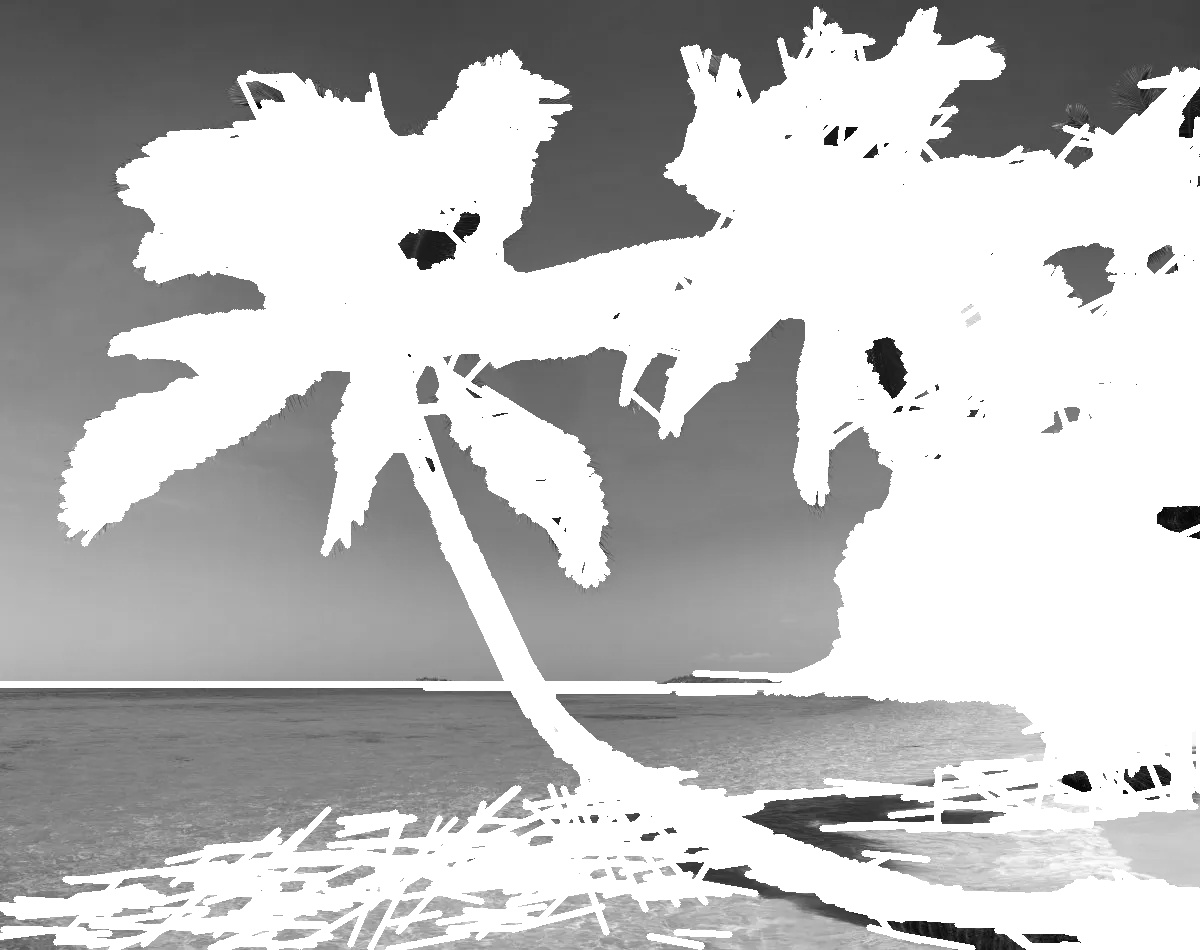

This chart was generated by the following Python code:
import cv2
import numpy as np
import matplotlib.pyplot as plt
import math

rho = 1
theta = np.pi/180
threshold = 30
min_line_length = 50
max_line_gap = 20

img_cv   = cv2.imread('1.webp')
print("img_cv:",img_cv.shape) 

gray=cv2.cvtColor(img_cv,cv2.COLOR_BGR2GRAY)
print("gray:",gray.shape)

low_threshold = 100
high_threshold = 200
edges = cv2.Canny(gray, low_threshold, high_threshold)

line_image = np.copy(gray) #creating an image copy to draw lines on

# Run Hough on the edge-detected image
lines = cv2.HoughLinesP(edges, rho, theta, threshold, np.array([]), min_line_length, max_line_gap)

# Iterate over the output "lines" and draw lines on the image copy
for line in lines:
    for x1,y1,x2,y2 in line:
        cv2.line(line_image,(x1,y1),(x2,y2),(255,0,0),5)

plt.imshow(gray)
plt.imshow(line_image)
cv2.imwrite('hough.jpg',line_image)
